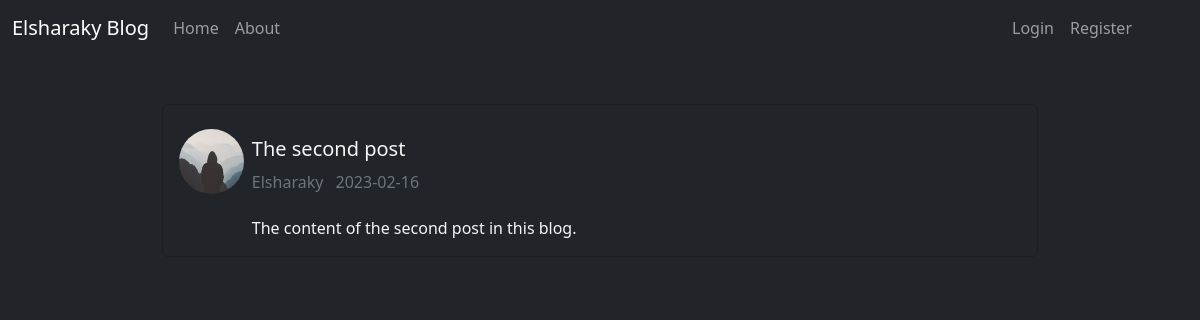
Page /posts?post=2 on the committed database.
### flaskblog/models.py (models this page shows, shortened)
class User(db.Model,UserMixin):
    id = db.Column(db.Integer,primary_key=True)
    username = db.Column(db.String(20),unique=True,nullable=False)
    email = db.Column(db.String(100),unique=True,nullable=False)
    password = db.Column(db.String(60),nullable=False)
    profile_img = db.Column(db.String(20),default='default.jpg',nullable=False)
    posts = db.relationship('Post',backref='author')

class Post(db.Model):
    id = db.Column(db.Integer,primary_key=True)
    title = db.Column(db.String(250),nullable=False)
    content = db.Column(db.Text,nullable=False)
    date = db.Column(db.DateTime,nullable=False,default=datetime.utcnow)
    user_id = db.Column(db.Integer,db.ForeignKey('user.id'),nullable=False)

### flaskblog/routes.py (the view)
@app.route('/posts')
def post():
    post = Post.query.get(request.args.get('post'))
    return render_template('posts.html',title=f'{post.author.username} Post',post=post) if post else abort(404)

### flaskblog/templates/posts.html (shortened to what this page needs)
{% extends 'layout.html' %}
{% block content %}
    <div class="card mb-3" style="background-color: rgb(33 36 41);">
        <div class="row g-0">
            <div class="col-md-1 pt-4 pb-2 ps-3">
                <img src="{{ url_for('static',filename='images/{}'.format(post.author.profile_img)) }}" class="rounded-circle art_img" alt="profile pic">
            </div>
            <div class="col-md-9 pt-3">
                <div class="card-body">
                <h5 class="card-title mb-3 txt">{{ post.title }}</h5>
                <h6 class="card-subtitle mb-2 text-muted">
                    <p class="me-2" style="display: inline-block;">{{ post.author.username }}</p>
                    <p class="text-muted" style="display: inline-block;">{{ post.date.strftime('%Y-%m-%d') }}</p>
                </h6>
                <p class="card-text txt">{{ post.content }}</p>
            </div>
            </div>
            </div>
    </div>
{% endblock content %}

### flaskblog/static/main.css (style rules this page uses)
body { margin: 0; padding: 0; box-sizing: border-box; background-color: rgb(33 36 41); }
h1,h2,h3,h4,h5,h6 { color: whitesmoke; }
.txt { color: whitesmoke; }
.art_img { width: 65px; height: 65px; }

### rows in the picture
User: profile_img (placeholder picture), author.username "Elsharaky"
Post: title "The second post", date "2023-02-16", content "The content of the second post in this blog."
